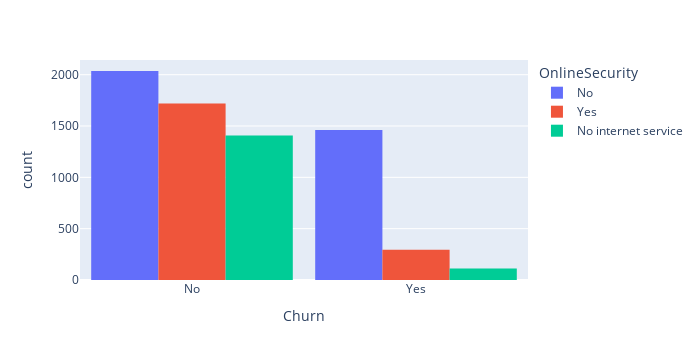

The notebook cell this image was saved under:
### Code cell
tabo=pd.crosstab(df["OnlineSecurity"],df["Churn"])
print(tabo)
fig = px.histogram(df,x='Churn', color="OnlineSecurity",barmode="group")
fig.update_layout(width=700,bargap=0.1)
fig.show()

### Figure 1 — Plotly figure (JSON) as saved in the notebook; plotly's stock layout.template omitted (floating-point values rounded to 4 significant figures; data arrays with more than 128 entries replaced by an {"elided": "..."} marker saying what was removed)
{"data": [{"alignmentgroup": "True", "bingroup": "x", "hovertemplate": "OnlineSecurity=No<br>Churn=%{x}<br>count=%{y}<extra></extra>", "legendgroup": "No", "marker": {"color": "#636efa", "pattern": {"shape": ""}}, "name": "No", "offsetgroup": "No", "orientation": "v", "showlegend": true, "type": "histogram", "x": {"elided": "3497 str values"}, "xaxis": "x", "yaxis": "y"}, {"alignmentgroup": "True", "bingroup": "x", "hovertemplate": "OnlineSecurity=Yes<br>Churn=%{x}<br>count=%{y}<extra></extra>", "legendgroup": "Yes", "marker": {"color": "#EF553B", "pattern": {"shape": ""}}, "name": "Yes", "offsetgroup": "Yes", "orientation": "v", "showlegend": true, "type": "histogram", "x": {"elided": "2015 str values"}, "xaxis": "x", "yaxis": "y"}, {"alignmentgroup": "True", "bingroup": "x", "hovertemplate": "OnlineSecurity=No internet service<br>Churn=%{x}<br>count=%{y}<extra></extra>", "legendgroup": "No internet service", "marker": {"color": "#00cc96", "pattern": {"shape": ""}}, "name": "No internet service", "offsetgroup": "No internet service", "orientation": "v", "showlegend": true, "type": "histogram", "x": {"elided": "1520 str values"}, "xaxis": "x", "yaxis": "y"}], "layout": {"bargap": 0.1, "barmode": "group", "height": 360, "legend": {"title": {"text": "OnlineSecurity"}, "tracegroupgap": 0}, "margin": {"t": 60}, "width": 700, "xaxis": {"anchor": "y", "autorange": true, "domain": [0, 1], "range": [-0.5, 1.5], "title": {"text": "Churn"}, "type": "category"}, "yaxis": {"anchor": "x", "autorange": true, "domain": [0, 1], "range": [0, 2143.0], "title": {"text": "count"}}}}
